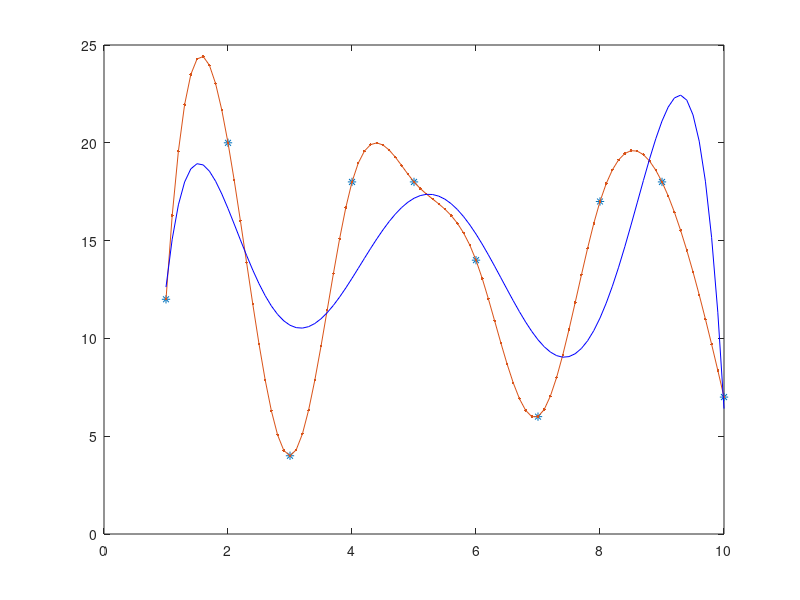

MATLAB code for this plot:
x = 1 : 10
y = randi(20,1,10)
plot (x,y,'*')
%%
xx= 1 : 0.1 : 10;
yy = interp1(x,y,xx,"spline");
plot(x,y,'*',xx,yy,'.-')
hold on
%%
p = polyfit(x,y,6);
y1 = polyval(p,xx);
hold on
plot(xx,y1,'b')
hold off